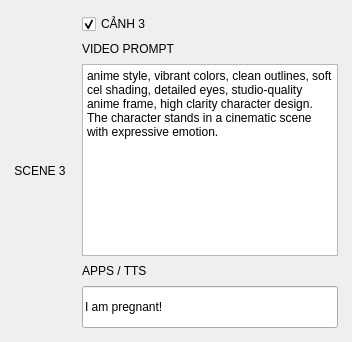
                <widget class="QFrame" name="sceneFrame_3">
                 <property name="sizePolicy">
                  <sizepolicy hsizetype="Expanding" vsizetype="Fixed">
                   <horstretch>0</horstretch>
                   <verstretch>0</verstretch>
                  </sizepolicy>
                 </property>
                 <property name="minimumSize">
                  <size>
                   <width>0</width>
                   <height>235</height>
                  </size>
                 </property>
                 <property name="role" stdset="0">
                  <string>sceneFrame</string>
                 </property>
                 <layout class="QHBoxLayout" name="sceneLayout_3">
                  <property name="spacing">
                   <number>16</number>
                  </property>
                  <property name="leftMargin">
                   <number>14</number>
                  </property>
                  <property name="topMargin">
                   <number>14</number>
                  </property>
                  <property name="rightMargin">
                   <number>14</number>
                  </property>
                  <property name="bottomMargin">
                   <number>14</number>
                  </property>
                  <item>
                   <widget class="QLabel" name="sceneImageBox_3">
                    <property name="minimumSize">
                     <size>
                      <width>0</width>
                      <height>165</height>
                     </size>
                    </property>
                    <property name="text">
                     <string>SCENE 3</string>
                    </property>
                    <property name="role" stdset="0">
                     <string>sceneImageBox</string>
                    </property>
                    <property name="alignment">
                     <set>Qt::AlignCenter</set>
                    </property>
                   </widget>
                  </item>
                  <item>
                   <widget class="QFrame" name="sceneRightBox_3">
                    <property name="sizePolicy">
                     <sizepolicy hsizetype="Expanding" vsizetype="Expanding">
                      <horstretch>0</horstretch>
                      <verstretch>0</verstretch>
                     </sizepolicy>
                    </property>
                    <layout class="QVBoxLayout" name="sceneRightLayout_3">
                     <property name="spacing">
                      <number>8</number>
                     </property>
                     <property name="leftMargin">
                      <number>0</number>
                     </property>
                     <property name="topMargin">
                      <number>0</number>
                     </property>
                     <property name="rightMargin">
                      <number>0</number>
                     </property>
                     <property name="bottomMargin">
                      <number>0</number>
                     </property>
                     <item>
                      <widget class="QCheckBox" name="sceneTitle_3">
                       <property name="sizePolicy">
                        <sizepolicy hsizetype="Expanding" vsizetype="Fixed">
                         <horstretch>0</horstretch>
                         <verstretch>0</verstretch>
                        </sizepolicy>
                       </property>
                       <property name="text">
                        <string>CẢNH 3</string>
                       </property>
                       <property name="checked">
                        <bool>true</bool>
                       </property>
                       <property name="role" stdset="0">
                        <string>sceneTitle</string>
                       </property>
                      </widget>
                     </item>
                     <item>
                      <widget class="QLabel" name="labelPrompt_3">
                       <property name="text">
                        <string>VIDEO PROMPT</string>
                       </property>
                       <property name="role" stdset="0">
                        <string>cyanLabel</string>
                       </property>
                      </widget>
                     </item>
                     <item>
                      <widget class="QTextEdit" name="prompt_3">
                       <property name="sizePolicy">
                        <sizepolicy hsizetype="Expanding" vsizetype="Expanding">
                         <horstretch>0</horstretch>
                         <verstretch>0</verstretch>
                        </sizepolicy>
                       </property>
                       <property name="minimumSize">
                        <size>
                         <width>0</width>
                         <height>90</height>
                        </size>
                       </property>
                       <property name="plainText">
                        <string>anime style, vibrant colors, clean outlines, soft cel shading, detailed eyes, studio-quality anime frame, high clarity character design. The character stands in a cinematic scene with expressive emotion.</string>
                       </property>
                      </widget>
                     </item>
                     <item>
                      <widget class="QLabel" name="labelTts_3">
                       <property name="text">
                        <string>APPS / TTS</string>
                       </property>
                       <property name="role" stdset="0">
                        <string>cyanLabel</string>
                       </property>
                      </widget>
                     </item>
                     <item>
                      <widget class="QLineEdit" name="tts_3">
                       <property name="sizePolicy">
                        <sizepolicy hsizetype="Expanding" vsizetype="Fixed">
                         <horstretch>0</horstretch>
                         <verstretch>0</verstretch>
                        </sizepolicy>
                       </property>
                       <property name="minimumSize">
                        <size>
                         <width>0</width>
                         <height>42</height>
                        </size>
                       </property>
                       <property name="text">
                        <string>I am pregnant!</string>
                       </property>
                      </widget>
                     </item>
                    </layout>
                   </widget>
                  </item>
                 </layout>
                </widget>
